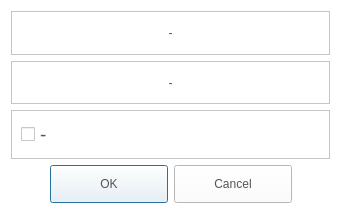
<?xml version="1.0" encoding="UTF-8"?>
<ui version="4.0">
 <class>PowerOffDialog</class>
 <widget class="QDialog" name="PowerOffDialog">
  <property name="geometry">
   <rect>
    <x>0</x>
    <y>0</y>
    <width>341</width>
    <height>214</height>
   </rect>
  </property>
  <property name="windowTitle">
   <string>Power off</string>
  </property>
  <property name="styleSheet">
   <string notr="true">QLabel
{
	color: rgb(84, 84, 84);
	font: 14pt &quot;Segoe UI&quot;;
}
QCheckBox
{
	color: rgb(84, 84, 84);
	font: 14pt &quot;Segoe UI&quot;;
}
QPushButton
{
	color: rgb(84, 84, 84);
	font: 14pt &quot;Segoe UI&quot;;
}
QWidget
{
	background-color: rgb(255, 255, 255);
}</string>
  </property>
  <layout class="QGridLayout" name="gridLayout">
   <item row="0" column="0">
    <widget class="QFrame" name="frame">
     <property name="frameShape">
      <enum>QFrame::StyledPanel</enum>
     </property>
     <property name="frameShadow">
      <enum>QFrame::Raised</enum>
     </property>
     <layout class="QGridLayout" name="gridLayout_3">
      <item row="0" column="0">
       <widget class="QLabel" name="labelPowerOff">
        <property name="text">
         <string>-</string>
        </property>
        <property name="alignment">
         <set>Qt::AlignCenter</set>
        </property>
       </widget>
      </item>
     </layout>
    </widget>
   </item>
   <item row="3" column="0">
    <widget class="QDialogButtonBox" name="buttonBox">
     <property name="minimumSize">
      <size>
       <width>0</width>
       <height>0</height>
      </size>
     </property>
     <property name="styleSheet">
      <string notr="true">QPushButton
{
	border-image: url(&quot;:/resource/audiocd-popup-btn110-ok-n.png&quot;);
	width: 110px;
	height: 30px;
	color: rgb(84, 84, 84)
}

QPushButton:hover
{
 	border-image: url(&quot;:/resource/audiocd-popup-btn110-ok-h.png&quot;);
	width: 110px;
	height: 30px;	
	color: rgb(255, 255, 255)
}</string>
     </property>
     <property name="orientation">
      <enum>Qt::Horizontal</enum>
     </property>
     <property name="standardButtons">
      <set>QDialogButtonBox::Cancel|QDialogButtonBox::Ok</set>
     </property>
     <property name="centerButtons">
      <bool>true</bool>
     </property>
    </widget>
   </item>
   <item row="2" column="0">
    <widget class="QFrame" name="frame_2">
     <property name="frameShape">
      <enum>QFrame::StyledPanel</enum>
     </property>
     <property name="frameShadow">
      <enum>QFrame::Raised</enum>
     </property>
     <layout class="QGridLayout" name="gridLayout_2">
      <item row="0" column="0">
       <widget class="QCheckBox" name="cbWol">
        <property name="font">
         <font>
          <family>Segoe UI</family>
          <pointsize>14</pointsize>
          <weight>50</weight>
          <italic>false</italic>
          <bold>false</bold>
         </font>
        </property>
        <property name="text">
         <string>-</string>
        </property>
       </widget>
      </item>
     </layout>
    </widget>
   </item>
   <item row="1" column="0">
    <widget class="QFrame" name="frame_3">
     <property name="frameShape">
      <enum>QFrame::StyledPanel</enum>
     </property>
     <property name="frameShadow">
      <enum>QFrame::Raised</enum>
     </property>
     <layout class="QGridLayout" name="gridLayout_4">
      <item row="0" column="0">
       <widget class="QLabel" name="labelDevices">
        <property name="text">
         <string>-</string>
        </property>
        <property name="alignment">
         <set>Qt::AlignCenter</set>
        </property>
       </widget>
      </item>
     </layout>
    </widget>
   </item>
  </layout>
 </widget>
 <resources/>
 <connections>
  <connection>
   <sender>buttonBox</sender>
   <signal>accepted()</signal>
   <receiver>PowerOffDialog</receiver>
   <slot>accept()</slot>
   <hints>
    <hint type="sourcelabel">
     <x>248</x>
     <y>254</y>
    </hint>
    <hint type="destinationlabel">
     <x>157</x>
     <y>274</y>
    </hint>
   </hints>
  </connection>
  <connection>
   <sender>buttonBox</sender>
   <signal>rejected()</signal>
   <receiver>PowerOffDialog</receiver>
   <slot>reject()</slot>
   <hints>
    <hint type="sourcelabel">
     <x>316</x>
     <y>260</y>
    </hint>
    <hint type="destinationlabel">
     <x>286</x>
     <y>274</y>
    </hint>
   </hints>
  </connection>
 </connections>
</ui>
